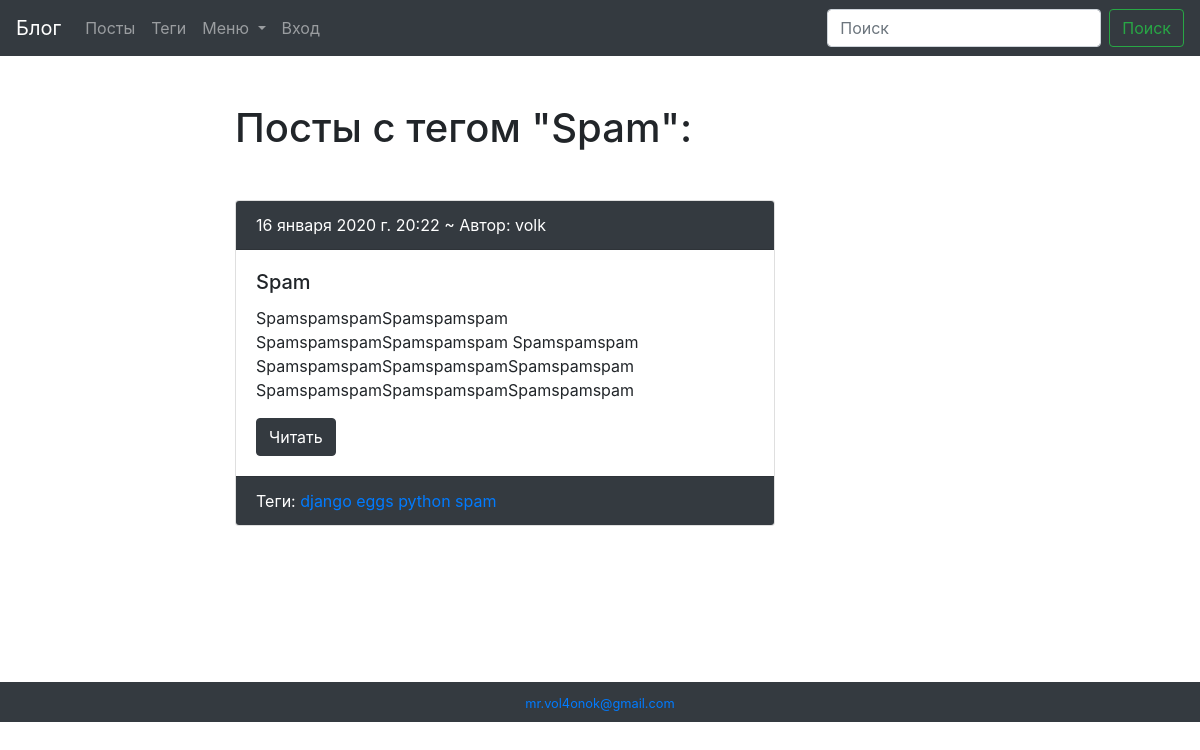
/blog/tag/spam/, run on an earlier commit of the app's database.
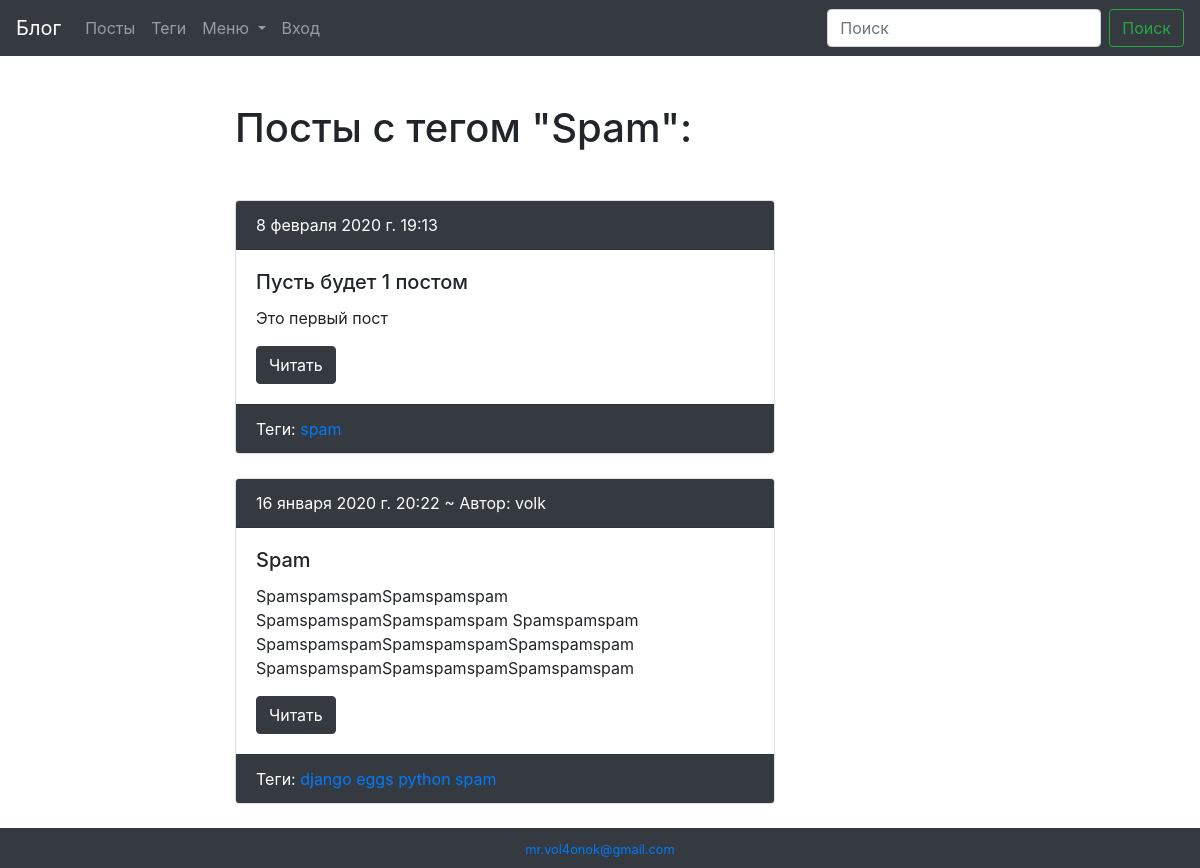
And on a later commit of the database.
### blog/models.py (models this page shows, shortened)
class Tag(models.Model):
    title = models.CharField('Тег', max_length=50)
    slug = models.SlugField('url', max_length=50, unique=True)
    published = models.BooleanField('Отображать?', default=True)
    def get_absolute_url(self):
        return reverse('blog:tag_detail_url', kwargs={'slug': self.slug})
    class Meta:
        ordering = ['title']
        verbose_name = 'Тег'
        verbose_name_plural = 'Теги'

class Post(models.Model):
    author = models.ForeignKey(
        User,
        verbose_name='Автор',
        on_delete=models.SET_NULL,
        null=True,
        blank=True
    )
    title = models.CharField('Заголовок', max_length=50, db_index=True)
    slug = models.SlugField('url', max_length=50, unique=True, blank=True)
    body = models.TextField('Тело', blank=True, db_index=True)
    pub_date = models.DateTimeField('Дата публикации', auto_now_add=True)
    tags = models.ManyToManyField('Tag', blank=True, related_name='posts', verbose_name='Тег')
    image = models.ImageField('Изображение', upload_to='post/', null=True, blank=True)
    published = models.BooleanField('Опубликовать?', default=True)
    viewed = models.PositiveIntegerField('Просмотернно', default=0)
    def get_absolute_url(self):
        return reverse('blog:post_detail_url', kwargs={'slug': self.slug})
    class Meta:
        ordering = ['-pub_date']
        verbose_name = 'Пост'
        verbose_name_plural = 'Посты'

### blog/views.py (the view)
# urls.py: path('tag/<str:slug>/', TagDetail.as_view(), name='tag_detail_url'),
class TagDetail(ObjectDetailMixin, View):
    model = Tag
    template = 'blog/tag_detail.html'

### blog/utils.py (called while the page is built)
    def get(self, request, slug):
        obj = get_object_or_404(self.model, slug__iexact=slug, published=True)
        context = {
            self.model.__name__.lower(): obj,
            'admin_object': obj,
            'detail': True,
        }
        if self.model_form:
            form = self.model_form()
            context['form'] = form
        return render(request, self.template, context)

### menu/templatetags/menu_tags.py (called while the page is built)
def get_menu_item(menu):
    return MenuItem.objects.filter(
        menu__name=menu,
        menu__published=True,
        published=True
    )

@register.inclusion_tag('base/tags/base_tag.html', takes_context=True)
def menu_item(context, menu, template='menu/menu_item_tag.html', static='css/style.css'):
    return {
        'template': template,
        'items': get_menu_item(menu),
        'static': static
    }

### blog/templates/blog/tag_detail.html (shortened to what this page needs)
{% extends 'blog/base_blog.html' %}
{% block content %}
    <h1 class="mb-5">Посты с тегом "{{ tag.title|title }}":</h1>
    {% for post in tag.posts.all %}
        {% include 'blog/includes/post_card_template.html' %}
    {% endfor %}
{% endblock %}

### blog/templates/blog/base_blog.html (shortened to what this page needs)
{% extends 'base.html' %}

### templates/base.html (shortened to what this page needs)
{% load static menu_tags %}
<!doctype html>
<html lang="en">
<head>
    <link rel="stylesheet" href="https://stackpath.bootstrapcdn.com/bootstrap/4.4.1/css/bootstrap.min.css"
>
    <link rel="stylesheet" href="{% static 'css/style.css' %}">
</head>
<body>
<nav class="navbar navbar-dark bg-dark avbar navbar-expand-lg navbar-light bg-light">
    <a class="navbar-brand" href="/">Блог</a>
    <div class="collapse navbar-collapse" id="navbarSupportedContent">
        <ul class="navbar-nav mr-auto">
            <li class="nav-item ">
                <a class="nav-link" href="{% url 'blog:post_list_url' %}">Посты</a>
            </li>
            <li class="nav-item">
                <a class="nav-link" href="{% url 'blog:tag_list_url' %}">Теги</a>
            </li>
            <li class="nav-item dropdown">
                <a class="nav-link dropdown-toggle" href="#" id="navbarDropdown" role="button" data-toggle="dropdown"
                   aria-haspopup="true" aria-expanded="false">
                    Меню
                </a>
            </li>
            {% if request.user.is_authenticated %}
                <li class="nav-item dropdown">
                    <a class="nav-link dropdown-toggle" href="#" id="navbarDropdown" role="button"
                       data-toggle="dropdown"
                       aria-haspopup="true" aria-expanded="false">
                        Участие
                    </a>
                    <div class="dropdown-menu" aria-labelledby="navbarDropdown">
                        {% menu_item menu='Volk' %}
                    </div>
                </li>
                <li class="nav-item">
                    <a class="nav-link" href="http://127.0.0.1:5000/accounts/logout/">Выход</a>
                </li>
            {% else %}
                <li class="nav-item">
                    <a class="nav-link" href="http://127.0.0.1:5000/accounts/login/">Вход</a>
                </li>
            {% endif %}
        </ul>
        <form class="form-inline my-2 my-lg-0" action="{% url 'blog:post_list_url' %}">
            <input class="form-control mr-sm-2" type="search" placeholder="Поиск" aria-label="Search" name="search">
            <button class="btn btn-outline-success my-2 my-sm-0" type="submit">Поиск</button>
        </form>
    </div>
</nav>
<div class="container mt-5">
    <div class="row">
        <div class="col-6 offset-md-2">
            {% block content %}{% endblock %}
        </div>
    </div>
</div>
<footer class="py-4 bg-dark text-white-50">
    <div class="text-center">
        <a href="mailto:mr.vol4onok@gmail.com">
            <small>mr.vol4onok@gmail.com</small>
        </a>
    </div>
</footer>
</body>
</html>

### templates/base/tags/base_tag.html
{% extends template %}

### menu/templates/menu/menu_item_tag.html (shortened to what this page needs)
{% load mptt_tags static %}

### blog/templates/blog/includes/post_card_template.html
{% if post.published %}
    <div class="card mb-4">
        <div class="card-header bg-dark text-white">
            {{ post.pub_date }}
            {% if post.author %}
                ~ Автор: {{ post.author }}
            {% endif %}
        </div>
        <div class="card-body">
            <h5 class="card-title">{{ post.title }}</h5>
            <p class="card-text">{{ post.body|truncatewords:10 }}</p>
            <a href="{{ post.get_absolute_url }}" class="btn btn-dark">Читать</a>
        </div>
        <div class="card-footer text-white bg-dark">
            Теги:
            {% for tag in post.tags.all %}
                {% if tag.published %}
                    <a href="{{ tag.get_absolute_url }}">{{ tag.title }}</a>
                {% endif %}
            {% endfor %}
        </div>
    </div>
{% endif %}

### static/css/style.css (style rules this page uses)
body { min-height: 100%; }
div.container { min-height: 578px; }
footer { position: relative; width: 100%; }
footer .pt-4, .py-4 { padding-top: 0.5rem !important; }
footer .pt-4, .py-4 { padding-bottom: 0.5rem !important; }

What changed in the data, as far as the page shows it:
added Post: pub_date "8 февраля 2020 г. 19:13", title "Пусть будет 1 постом", body "Это первый пост", Tag (title "spam")
